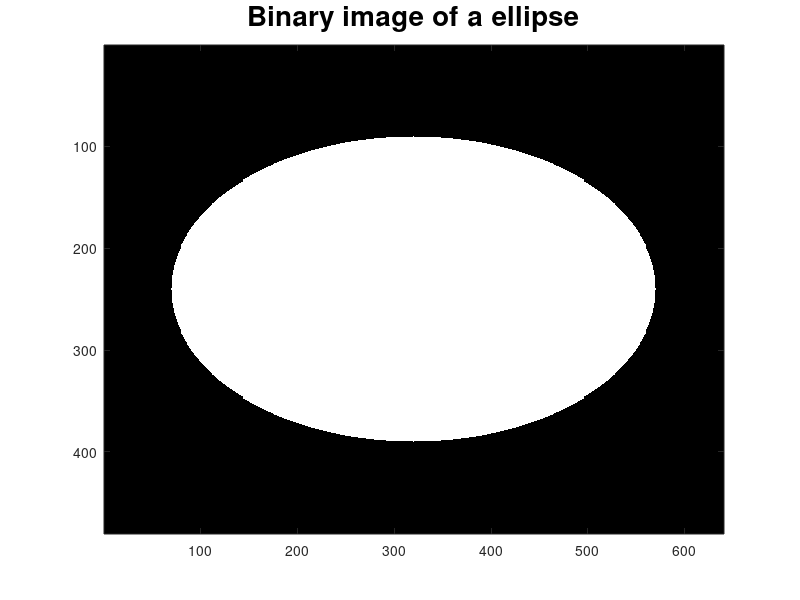

Write MATLAB code to recreate this figure.
% Create a logical image of an ellipse with specified
% semi-major and semi-minor axes, center, and image size.
% First create the image.
imageSizeX = 640;
imageSizeY = 480;
[columnsInImage rowsInImage] = meshgrid(1:imageSizeX, 1:imageSizeY);
% Next create the ellipse in the image.
centerX = 320;
centerY = 240;
radiusX = 250;
radiusY = 150;
ellipsePixels = (rowsInImage - centerY).^2 ./ radiusY^2 ...
    + (columnsInImage - centerX).^2 ./ radiusX^2 <= 1;
% ellipsePixels is a 2D "logical" array.
% Now, display it.
image(ellipsePixels) ;
colormap([0 0 0; 1 1 1]);
title('Binary image of a ellipse', 'FontSize', 20);